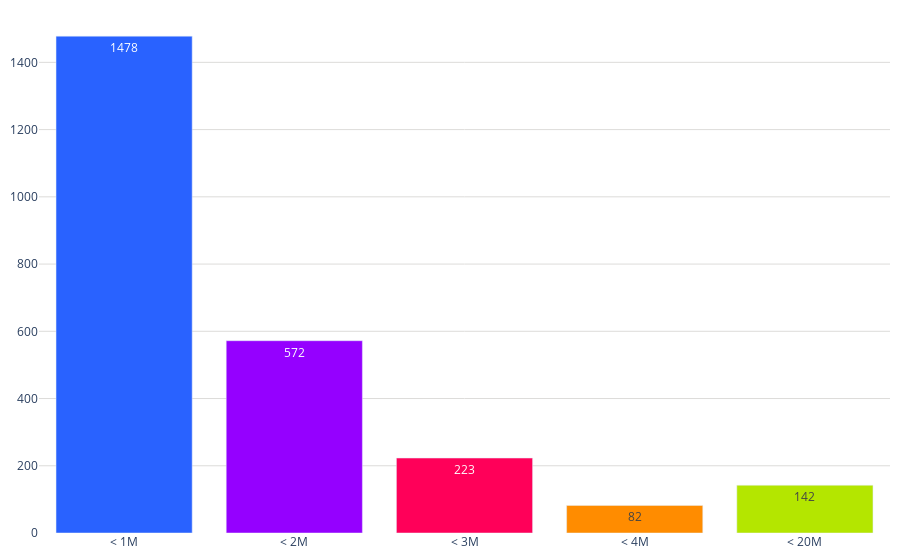

The notebook cell this image was saved under:
### Code cell
labels = df_conteo_por_rango['rango']
values = df_conteo_por_rango['conteo']
#trimestre = tabla_porcentajes['trimestre']
colores = ['#2962ff', '#9500ff', '#ff0059', '#ff8c00', '#b4e600', '#2EC2A2','#E50CB6']

fig = go.Figure()
#trimestres = tabla_porcentajes.columns
fig.add_trace(go.Bar(
        #name=f'Trimestre {trimestre}', 
        x=labels, 
        y=values, 
        marker_color=colores,
        text=values,  # Texto que se mostrará en las barras (porcentaje)
        textposition='inside',  # Posición del texto (puede ser 'inside' o 'outside')
        #texttemplate='%{text:.1f}%', 
    )
)    
fig.update_layout(
    #barmode='stack', 
    #title='Distribución de créditos por monto 2022',
    #title_font_size = 20,
    yaxis=dict(
        #title='M', # Título del eje y
        gridcolor='#dddcda', # Color de las líneas que dividen los rangos del eje Y         
    ),  margin=dict(l=10, r=10, t=10, b=10),  # Ajusta los márgenes (left, right, top, bottom)        
    plot_bgcolor='rgba(0,0,0,0)',  # Color de fondo del gráfico
    legend=dict(
        yanchor="top",
        y=0.99,
    )
)
# Exportar gráfica como archivo HTML
def guardar_grafico_como_html(fig, nombre_archivo, carpeta='assets/graficas'):
    # Crear la carpeta si no existe
    if not os.path.exists(carpeta):
        os.makedirs(carpeta)
    
    # Gráfica como archivo HTML en la carpeta especificada
    pio.write_html(fig, f'{carpeta}/{nombre_archivo}.html')

guardar_grafico_como_html(fig, 'g_bar_creditos_monto_2024',  carpeta='assets/graficas')
fig.show()

### Figure 1 — Plotly figure (JSON) as saved in the notebook; plotly's stock layout.template omitted (floating-point values rounded to 4 significant figures)
{"data": [{"marker": {"color": ["#2962ff", "#9500ff", "#ff0059", "#ff8c00", "#b4e600", "#2EC2A2", "#E50CB6"]}, "text": [1478, 572, 223, 82, 142], "textposition": "inside", "type": "bar", "x": ["< 1M", "< 2M", "< 3M", "< 4M", "< 20M"], "y": [1478, 572, 223, 82, 142]}], "layout": {"legend": {"y": 0.99, "yanchor": "top"}, "margin": {"b": 10, "l": 10, "r": 10, "t": 10}, "plot_bgcolor": "rgba(0,0,0,0)", "yaxis": {"gridcolor": "#dddcda"}}}
